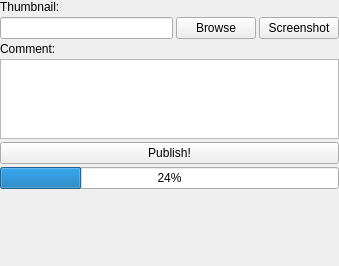
<?xml version="1.0" encoding="UTF-8"?>
<ui version="4.0">
 <class>ExportOptions</class>
 <widget class="QWidget" name="ExportOptions">
  <property name="geometry">
   <rect>
    <x>0</x>
    <y>0</y>
    <width>339</width>
    <height>266</height>
   </rect>
  </property>
  <property name="sizePolicy">
   <sizepolicy hsizetype="Preferred" vsizetype="Preferred">
    <horstretch>0</horstretch>
    <verstretch>0</verstretch>
   </sizepolicy>
  </property>
  <property name="windowTitle">
   <string>Form</string>
  </property>
  <layout class="QVBoxLayout" name="verticalLayout">
   <property name="spacing">
    <number>3</number>
   </property>
   <property name="margin">
    <number>0</number>
   </property>
   <item>
    <layout class="QHBoxLayout" name="optionsPlaceHolderLayout"/>
   </item>
   <item>
    <widget class="QLabel" name="label_4">
     <property name="text">
      <string>Thumbnail:</string>
     </property>
    </widget>
   </item>
   <item>
    <layout class="QGridLayout" name="gridLayout_4">
     <item row="2" column="0">
      <widget class="QLineEdit" name="thumbnailLineEdit"/>
     </item>
     <item row="2" column="1">
      <widget class="QPushButton" name="pushButton">
       <property name="text">
        <string>Browse</string>
       </property>
      </widget>
     </item>
     <item row="2" column="2">
      <widget class="QPushButton" name="screenshotButton">
       <property name="text">
        <string>Screenshot</string>
       </property>
      </widget>
     </item>
    </layout>
   </item>
   <item>
    <widget class="QLabel" name="label_5">
     <property name="text">
      <string>Comment:</string>
     </property>
    </widget>
   </item>
   <item>
    <widget class="QPlainTextEdit" name="commentTextEdit">
     <property name="maximumSize">
      <size>
       <width>16777215</width>
       <height>80</height>
      </size>
     </property>
    </widget>
   </item>
   <item>
    <widget class="QPushButton" name="publishButton">
     <property name="text">
      <string>Publish!</string>
     </property>
    </widget>
   </item>
   <item>
    <widget class="QProgressBar" name="progressBar">
     <property name="value">
      <number>24</number>
     </property>
    </widget>
   </item>
   <item>
    <widget class="QLabel" name="publishMessageLabel">
     <property name="text">
      <string/>
     </property>
    </widget>
   </item>
   <item>
    <spacer name="verticalSpacer">
     <property name="orientation">
      <enum>Qt::Vertical</enum>
     </property>
     <property name="sizeHint" stdset="0">
      <size>
       <width>20</width>
       <height>40</height>
      </size>
     </property>
    </spacer>
   </item>
  </layout>
 </widget>
 <resources/>
 <connections>
  <connection>
   <sender>pushButton</sender>
   <signal>clicked()</signal>
   <receiver>ExportOptions</receiver>
   <slot>setThumbnailFilename()</slot>
   <hints>
    <hint type="sourcelabel">
     <x>289</x>
     <y>182</y>
    </hint>
    <hint type="destinationlabel">
     <x>438</x>
     <y>185</y>
    </hint>
   </hints>
  </connection>
  <connection>
   <sender>screenshotButton</sender>
   <signal>clicked()</signal>
   <receiver>ExportOptions</receiver>
   <slot>takeScreenshot()</slot>
   <hints>
    <hint type="sourcelabel">
     <x>388</x>
     <y>183</y>
    </hint>
    <hint type="destinationlabel">
     <x>433</x>
     <y>129</y>
    </hint>
   </hints>
  </connection>
 </connections>
 <slots>
  <slot>setThumbnailFilename()</slot>
  <slot>takeScreenshot()</slot>
 </slots>
</ui>
